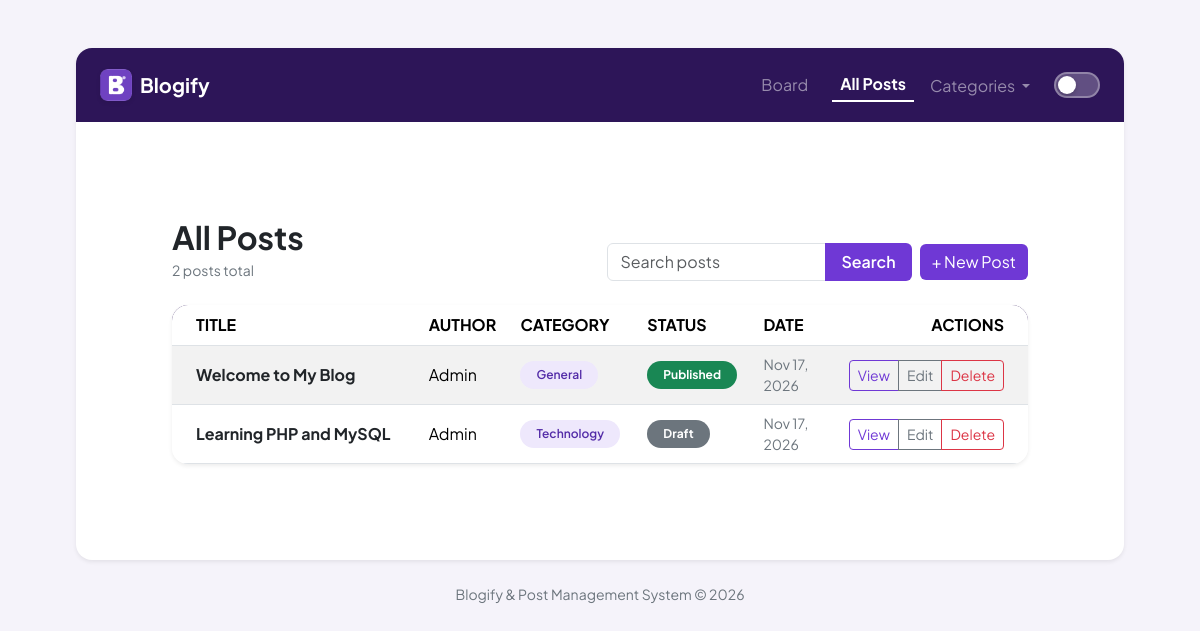
Page /index.php?view=table on the committed database.
### tables this page shows
CREATE TABLE IF NOT EXISTS posts (
    id           INT(11)       NOT NULL AUTO_INCREMENT,
    title        VARCHAR(150)  NOT NULL,
    author       VARCHAR(100)  NOT NULL,
    category_id  INT(11)       NOT NULL,
    content      TEXT          NOT NULL,
    image        VARCHAR(255)  NULL,
    status       ENUM('Draft','Published') NOT NULL DEFAULT 'Draft',
    created_at   TIMESTAMP     NOT NULL DEFAULT CURRENT_TIMESTAMP,
    updated_at   TIMESTAMP     NOT NULL DEFAULT CURRENT_TIMESTAMP ON UPDATE CURRENT_TIMESTAMP,
    PRIMARY KEY (id),
    KEY idx_posts_category (category_id),
    CONSTRAINT fk_posts_category FOREIGN KEY (category_id)
        REFERENCES categories (id)
        ON UPDATE CASCADE
        ON DELETE RESTRICT
);

CREATE TABLE IF NOT EXISTS categories (
    id    INT(11)      NOT NULL AUTO_INCREMENT,
    name  VARCHAR(50)  NOT NULL,
    PRIMARY KEY (id),
    UNIQUE KEY uq_categories_name (name)
);

### index.php (the view, shortened to what this page needs)
<?php
require_once "db_connect.php";
$view = $_GET["view"] ?? "board";
$search = trim($_GET["search"] ?? "");
$category = trim($_GET["category"] ?? "");
$statsQuery = mysqli_query($conn, "SELECT
    COUNT(*) as total,
    SUM(CASE WHEN status = 'Published' THEN 1 ELSE 0 END) as published,
    SUM(CASE WHEN status = 'Draft' THEN 1 ELSE 0 END) as drafts
    FROM posts");
$stats = mysqli_fetch_assoc($statsQuery);
$totalAll = (int) ($stats["total"] ?? 0);
$publishedAll = (int) ($stats["published"] ?? 0);
$draftsAll = (int) ($stats["drafts"] ?? 0);
$catResult = mysqli_query($conn, "SELECT c.name AS category, COUNT(p.id) AS count
                                  FROM categories c
                                  JOIN posts p ON p.category_id = c.id
                                  GROUP BY c.id, c.name
                                  ORDER BY c.name ASC");
$allCategories = [];
if ($catResult) {
    while ($c = mysqli_fetch_assoc($catResult)) {
        $allCategories[] = $c;
    }
}
$params = [];
$types = "";
$querySql = POST_SELECT_SQL;
$querySql .= " ORDER BY p.created_at DESC";
if (!empty($params)) {
    $stmt = mysqli_prepare($conn, $querySql);
    $result = false;
    if ($stmt) {
        mysqli_stmt_bind_param($stmt, $types, ...$params);
        mysqli_stmt_execute($stmt);
        $result = mysqli_stmt_get_result($stmt);
    }
} else {
    $result = mysqli_query($conn, $querySql);
}
$draftPosts = [];
$publishedPosts = [];
$allTablePosts = [];
while ($row = mysqli_fetch_assoc($result)) {
    $allTablePosts[] = $row;
    if ($row["status"] === "Published") {
        $publishedPosts[] = $row;
    } else {
        $draftPosts[] = $row;
    }
}
include "includes/header.php";
?>
<?php if ($view === "board"): ?>
    <!-- ==========================================
         CONTENT BOARD VIEW (Purple UI/UX)
         ========================================== -->
    <div class="bg-purple-header text-white px-3 py-4 px-md-5 py-md-4 border-bottom border-white border-opacity-10">
        <div class="text-uppercase small fw-bold mb-1" style="color: #a491d3; letter-spacing: 0.08em;">
            CONTENT BOARD
        </div>
        <h1 class="h2 fw-bold text-white mb-3">Your posts, organised</h1>
        <div class="d-flex flex-column flex-lg-row align-items-start align-items-lg-center justify-content-between gap-3">
            <div class="d-flex align-items-baseline gap-3 gap-sm-4">
                <div class="d-flex align-items-baseline gap-1">
                    <span class="fs-4 fw-bold"><?= $totalAll ?></span>
                    <span class="text-white text-opacity-75 small">total</span>
                </div>
                <div class="d-flex align-items-baseline gap-1">
                    <span class="fs-4 fw-bold" style="color: #4ade80;"><?= $publishedAll ?></span>
                    <span class="text-white text-opacity-75 small">published</span>
                </div>
                <div class="d-flex align-items-baseline gap-1">
                    <span class="fs-4 fw-bold" style="color: #c4b5fd;"><?= $draftsAll ?></span>
                    <span class="text-white text-opacity-75 small">drafts</span>
                </div>
            </div>
            <div
                class="d-flex flex-wrap flex-sm-nowrap align-items-center gap-2 w-100 w-lg-auto justify-content-between justify-content-lg-end">
                <form method="get" action="index.php" class="d-flex flex-grow-1 flex-sm-grow-0" id="boardSearchForm">
                    <input type="hidden" name="view" value="board">
                    <?php if ($category !== ""): ?>
                        <input type="hidden" name="category" value="<?= htmlspecialchars($category) ?>">
                    <?php endif; ?>
                    <div class="input-group" style="min-width: 220px; max-width: 320px;">
                        <span class="input-group-text border-0 text-white" style="background: rgba(255, 255, 255, 0.15);">
                            <i class="bi bi-search"></i>
                        </span>
                        <input type="text" name="search" id="boardSearchInput" class="form-control text-white border-0"
                            style="background: rgba(255, 255, 255, 0.15);" placeholder="Search posts"
                            value="<?= htmlspecialchars($search) ?>" autocomplete="off">
                        <button class="btn btn-purple px-3 fw-semibold border border-start-0 border-white border-opacity-25"
                            type="submit" id="searchBtnBoard">
                            Search
                        </button>
                    </div>
                </form>
                <a href="create.php" class="btn btn-light fw-bold text-nowrap rounded-3"
                    style="color: var(--primary-purple);">+ New
                    Post</a>
            </div>
        </div>
        <div class="d-flex flex-wrap align-items-center gap-2 mt-3">
            <a href="index.php?view=board<?= $search !== '' ? '&search=' . urlencode($search) : '' ?>"
                class="btn btn-sm <?= $category === '' ? 'btn-purple' : 'btn-light' ?> rounded-pill fw-semibold px-3 py-1">
                All categories
            </a>
            <?php foreach ($allCategories as $cat): ?>
                <a href="index.php?view=board&category=<?= urlencode($cat["category"]) ?><?= $search !== '' ? '&search=' . urlencode($search) : '' ?>"
                    class="btn btn-sm <?= $category === $cat["category"] ? 'btn-purple' : 'btn-light' ?> rounded-pill fw-semibold px-3 py-1 text-dark">
                    <?= htmlspecialchars($cat["category"]) ?> &middot; <?= $cat["count"] ?>
                </a>
            <?php endforeach; ?>
        </div>
    </div>
    <div class="p-3 p-md-4 p-lg-5 bg-body-tertiary">
        <?php if (isset($_GET["msg"])): ?>
            <div class="alert alert-success alert-dismissible fade show d-flex align-items-center justify-content-between mb-4"
                role="alert">
                <span><?= htmlspecialchars($_GET["msg"]) ?></span>
                <button type="button" class="btn-close" data-bs-dismiss="alert" aria-label="Close"></button>
            </div>
        <?php endif; ?>
        <?php if ($category !== "" || $search !== ""): ?>
            <div class="d-flex align-items-center justify-content-between mb-3 text-secondary small">
                <div>
                    Filtering:
                    <?php if ($category !== ""): ?>
                        <span class="badge badge-category rounded-pill me-2"><?= htmlspecialchars($category) ?></span>
                    <?php endif; ?>
                    <?php if ($search !== ""): ?>
                        <span id="activeSearchQueryLabel">matching "<?= htmlspecialchars($search) ?>"</span>
                    <?php endif; ?>
                </div>
                <a href="index.php?view=board" class="text-danger text-decoration-none">
                    <i class="bi bi-x-circle me-1"></i> Clear filters
                </a>
            </div>
        <?php endif; ?>
        <div class="row g-4">
            <div class="col-lg-6">
                <div class="p-3 p-sm-4 board-col-drafts rounded-4 h-100" id="draftsColumnContainer">
                    <div class="d-flex justify-content-between align-items-center mb-3">
                        <h5 class="mb-0 fw-bold d-flex align-items-center gap-2">
                            <i class="bi bi-circle-fill" style="font-size: 0.6rem; color: #7b748f;"></i> Drafts
                        </h5>
                        <span class="badge bg-body text-body shadow-sm rounded-pill px-3 py-2 fw-bold"
                            id="draftsCountBadge"><?= count($draftPosts) ?></span>
                    </div>
                    <div id="draftsCardsList">
                        <?php if (!empty($draftPosts)): ?>
                            <?php foreach ($draftPosts as $post): ?>
                                <?php include "includes/post_card.php"; ?>
                            <?php endforeach; ?>
                        <?php endif; ?>
                    </div>
                    <div id="draftsNoMatch"
                        class="text-center text-secondary py-5 bg-body rounded-4 shadow-sm <?= empty($draftPosts) ? '' : 'd-none' ?>">
                        <i class="bi bi-file-earmark-text fs-2 d-block mb-2"></i>
                        No drafts found
                    </div>
                </div>
            </div>
            <div class="col-lg-6">
                <div class="p-3 p-sm-4 board-col-published rounded-4 h-100" id="publishedColumnContainer">
                    <div class="d-flex justify-content-between align-items-center mb-3">
                        <h5 class="mb-0 fw-bold d-flex align-items-center gap-2" style="color: #17753e;">
                            <i class="bi bi-circle-fill text-success" style="font-size: 0.6rem;"></i> Published
                        </h5>
                        <span class="badge bg-body text-body shadow-sm rounded-pill px-3 py-2 fw-bold"
                            id="publishedCountBadge"><?= count($publishedPosts) ?></span>
                    </div>
                    <div id="publishedCardsList">
                        <?php if (!empty($publishedPosts)): ?>
                            <?php foreach ($publishedPosts as $post): ?>
                                <?php include "includes/post_card.php"; ?>
                            <?php endforeach; ?>
                        <?php endif; ?>
                    </div>
                    <div id="publishedNoMatch"
                        class="text-center text-secondary py-5 bg-body rounded-4 shadow-sm <?= empty($publishedPosts) ? '' : 'd-none' ?>">
                        <i class="bi bi-send fs-2 d-block mb-2 text-success"></i>
                        No published posts found
                    </div>
                </div>
            </div>
        </div>
    </div>
<?php else: ?>
    <div class="p-3 p-md-4 p-lg-5">
        <div class="d-flex flex-wrap justify-content-between align-items-end mb-4 gap-3">
            <div>
                <h1 class="h2 fw-bold mb-1">
                    <?php if ($category !== ""): ?>
                        Posts in "<?= htmlspecialchars($category) ?>"
                    <?php else: ?>
                        All Posts
                    <?php endif; ?>
                </h1>
                <div class="text-secondary small">
                    <span id="tableTotalCount"><?= count($allTablePosts) ?></span> posts total
                </div>
            </div>
            <div class="d-flex align-items-center flex-wrap gap-2">
                <form class="d-flex" method="get" action="index.php" id="tableSearchForm">
                    <div class="input-group" style="max-width: 320px;">
                        <input type="text" name="search" id="tableSearchInput" class="form-control"
                            placeholder="Search posts" value="<?= htmlspecialchars($search) ?>" autocomplete="off">
                        <button class="btn btn-purple px-3 fw-semibold" type="submit">Search</button>
                    </div>
                </form>
                <a href="create.php" class="btn btn-purple text-nowrap">+ New Post</a>
            </div>
        </div>
        <div class="card shadow-sm border-0 rounded-4 overflow-hidden">
            <div class="table-responsive">
                <table class="table table-striped table-hover align-middle mb-0" id="postsTable">
                    <thead class="bg-purple-header text-white">
                        <tr>
                            <th class="ps-4">TITLE</th>
                            <th>AUTHOR</th>
                            <th>CATEGORY</th>
                            <th>STATUS</th>
                            <th>DATE</th>
                            <th class="text-end pe-4" style="min-width: 170px;">ACTIONS</th>
                        </tr>
                    </thead>
                    <tbody id="tableBody">
                        <?php if (!empty($allTablePosts)): ?>
                            <?php foreach ($allTablePosts as $row): ?>
                                <tr class="table-row-item"
                                    data-search="<?= htmlspecialchars(mb_strtolower($row["title"] . " " . $row["author"] . " " . $row["category"] . " " . $row["status"])) ?>">
                                    <td class="fw-bold ps-4">
                                        <div class="d-flex align-items-center">
                                            <a href="view.php?id=<?= $row["id"] ?>" class="text-decoration-none text-body">
                                                <?= htmlspecialchars($row["title"]) ?>
                                            </a>
                                        </div>
                                    </td>
                                    <td><?= htmlspecialchars($row["author"]) ?></td>
                                    <td>
                                        <span
                                            class="badge badge-category rounded-pill px-3 py-2"><?= htmlspecialchars($row["category"]) ?></span>
                                    </td>
                                    <td>
                                        <span
                                            class="badge <?= $row["status"] === "Published" ? 'bg-success' : 'bg-secondary' ?> rounded-pill px-3 py-2">
                                            <?= $row["status"] ?>
                                        </span>
                                    </td>
                                    <td class="text-secondary small">
                                        <div><?= date("M d,", strtotime($row["created_at"])) ?></div>
                                        <div><?= date("Y", strtotime($row["created_at"])) ?></div>
                                    </td>
                                    <td class="text-end pe-4 text-nowrap">
                                        <div class="btn-group btn-group-sm">
                                            <a href="view.php?id=<?= $row["id"] ?>" class="btn btn-outline-purple">View</a>
                                            <a href="edit.php?id=<?= $row["id"] ?>" class="btn btn-outline-secondary">Edit</a>
                                            <button type="button" class="btn btn-outline-danger" data-bs-toggle="modal"
                                                data-bs-target="#deleteConfirmModal"
                                                data-post-id="<?= (int) $row["id"] ?>"
                                                data-post-title="<?= htmlspecialchars($row["title"], ENT_QUOTES) ?>">Delete</button>
                                        </div>
                                    </td>
                                </tr>
                            <?php endforeach; ?>
                        <?php endif; ?>
                    </tbody>
                </table>
            </div>
        </div>
    </div>
<?php endif; ?>
<?php include "includes/footer.php"; ?>

### rows in the picture
posts: title "Welcome to My Blog", author "Admin", category.name "General", status "Published", created_at "Nov 17,", created_at "2026"
posts: title "Learning PHP and MySQL", author "Admin", category.name "Technology", status "Draft", created_at "Nov 17,", created_at "2026"

### other values in the picture
count($allTablePosts) "2"
